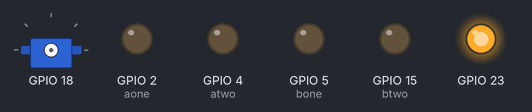
A sketch run on a simulated ESP32. On the bench: servo, output pins drawn as LEDs (lit = HIGH). Servo pulses on a pin are drawn as a servo (544–2400 µs = 0–180°).

Above: at 0.1 s.
At 1.1 s:
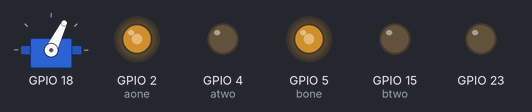
At 20.1 s:
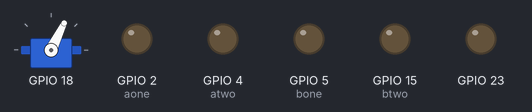
At 39.1 s:
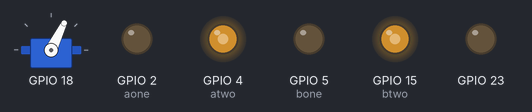
Timing chart, 0 to 40.0 s (numbered marks = the images above):
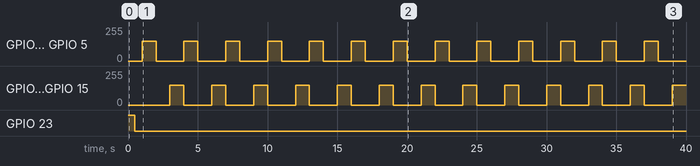

The sketch:

learning_robot_motortest.ino
```cpp
//main code for learning robot

//motors
int aone = 2;
int atwo = 4;
int bone = 5;
int btwo = 15;


int doiblink = 0;
int blinktime = 0;

void quickblink(){
  digitalWrite(23, HIGH);
  doiblink = 1;
  blinktime = millis() + 200;
}
int dutycycle = 150;

void drive_motors(int aspeed, int bspeed)
{
  if(aspeed > 0){
    analogWrite(aone, aspeed);
    analogWrite(atwo, 0);
  }else if(aspeed < 0){
    analogWrite(aone, 0);
    analogWrite(atwo, -aspeed);
  }else{
    digitalWrite(aone, LOW);
    digitalWrite(atwo, LOW);
  }
  if(bspeed > 0){
    analogWrite(bone, bspeed);
    analogWrite(btwo, 0);
  }else if(bspeed < 0){
    analogWrite(bone, 0);
    analogWrite(btwo, -bspeed);
  }else{
    digitalWrite(bone, LOW);
    digitalWrite(btwo, LOW);
  }
}

//servo

float maxduty = 8200.0;
float minduty = 1800.0;
float angle2servo(int angle){
  return (float)angle * (maxduty - minduty) / 180.0 + minduty;
}

int angle = 0;

void setup() {
  pinMode(23, OUTPUT);
  digitalWrite(23, HIGH);
  delay(500);
  digitalWrite(23, LOW);
  delay(500);

  pinMode(aone, OUTPUT);
  pinMode(atwo, OUTPUT);
  pinMode(bone, OUTPUT);
  pinMode(btwo, OUTPUT);

  ledcAttach(18, 50, 16); // channel 1, 50 Hz, 16-bit width
  ledcWrite(18, 3 * 770 + 1638);

  Serial.begin(115200);

  delay(10);

  // We start by connecting to a WiFi network
}

int last_check = 0;
//time for each small scan
int wait_milliseconds = 20;

//(180/5)+1
int distances[37] = {0};

//0 = increasing, 1 = decreasing
int spin_direction = 0;

void loop() {
  if (doiblink == 1 && millis() >= blinktime){
    doiblink = 0;
    digitalWrite(23, LOW);
  }
  /*
  if(millis() - last_check > wait_milliseconds){
    last_check = millis();

    int dist = sensor.readRangeSingleMillimeters();
    distances[angle / 5] = dist;

    if(spin_direction == 0){
      angle += 5;
      if(angle == 180){
        spin_direction = 1;
      }
    }else{
      angle -= 5;
      if(angle == 0){
        spin_direction = 0;
      }
    }
    ledcWrite(18, (int)angle2servo(angle));
  }
  */


  analogWrite(aone, 150);
  analogWrite(atwo, 0);
  analogWrite(bone, 150);
  analogWrite(btwo, 0);
  delay(1000);
  analogWrite(aone, 0);
  analogWrite(atwo, 0);
  analogWrite(bone, 0);
  analogWrite(btwo, 0);
  delay(1000);
  analogWrite(aone, 0);
  analogWrite(atwo, 150);
  analogWrite(bone, 0);
  analogWrite(btwo, 150);
  delay(1000);
}
```

Measured:
- by itself, GPIO 2 (aone), GPIO 4 (atwo), GPIO 5 (bone), GPIO 15 (btwo): alternates 150/255 for 1.0 s and 0/255 for 2.0 s
